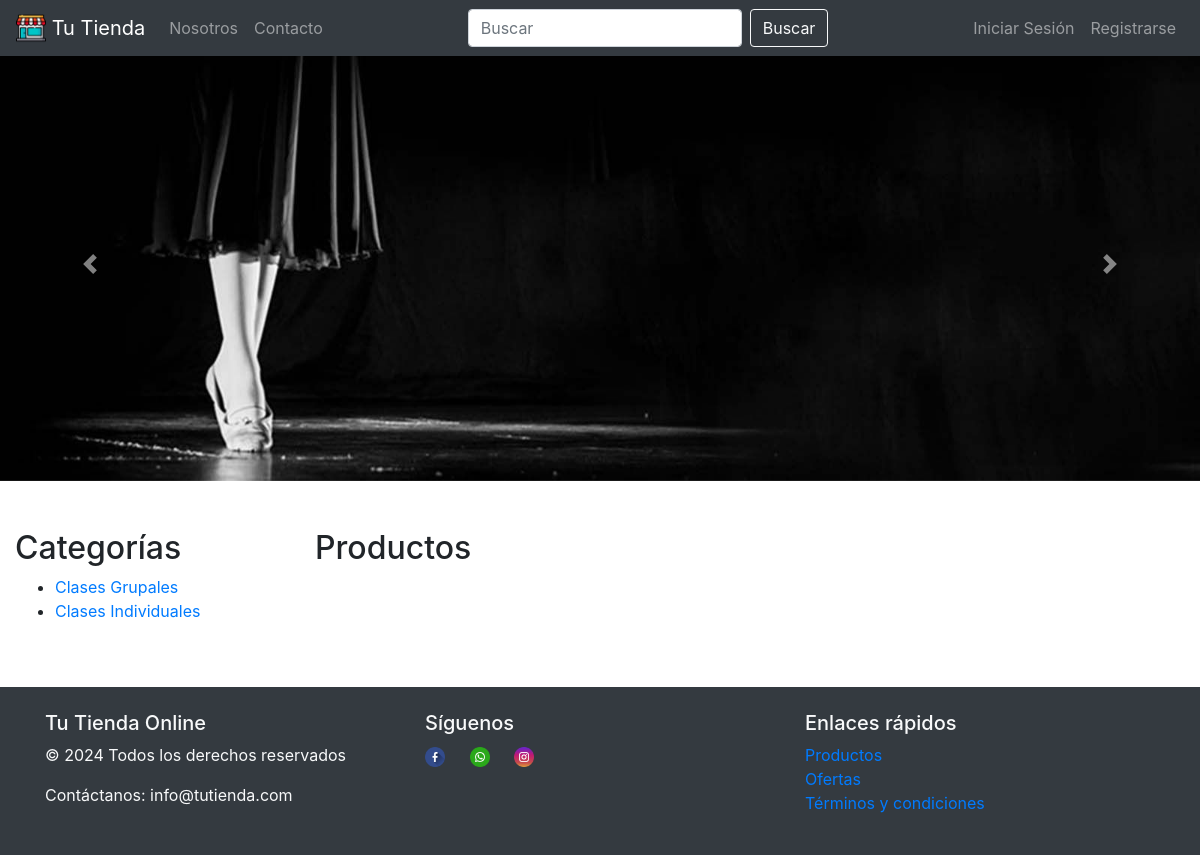
The app's page /, older data.
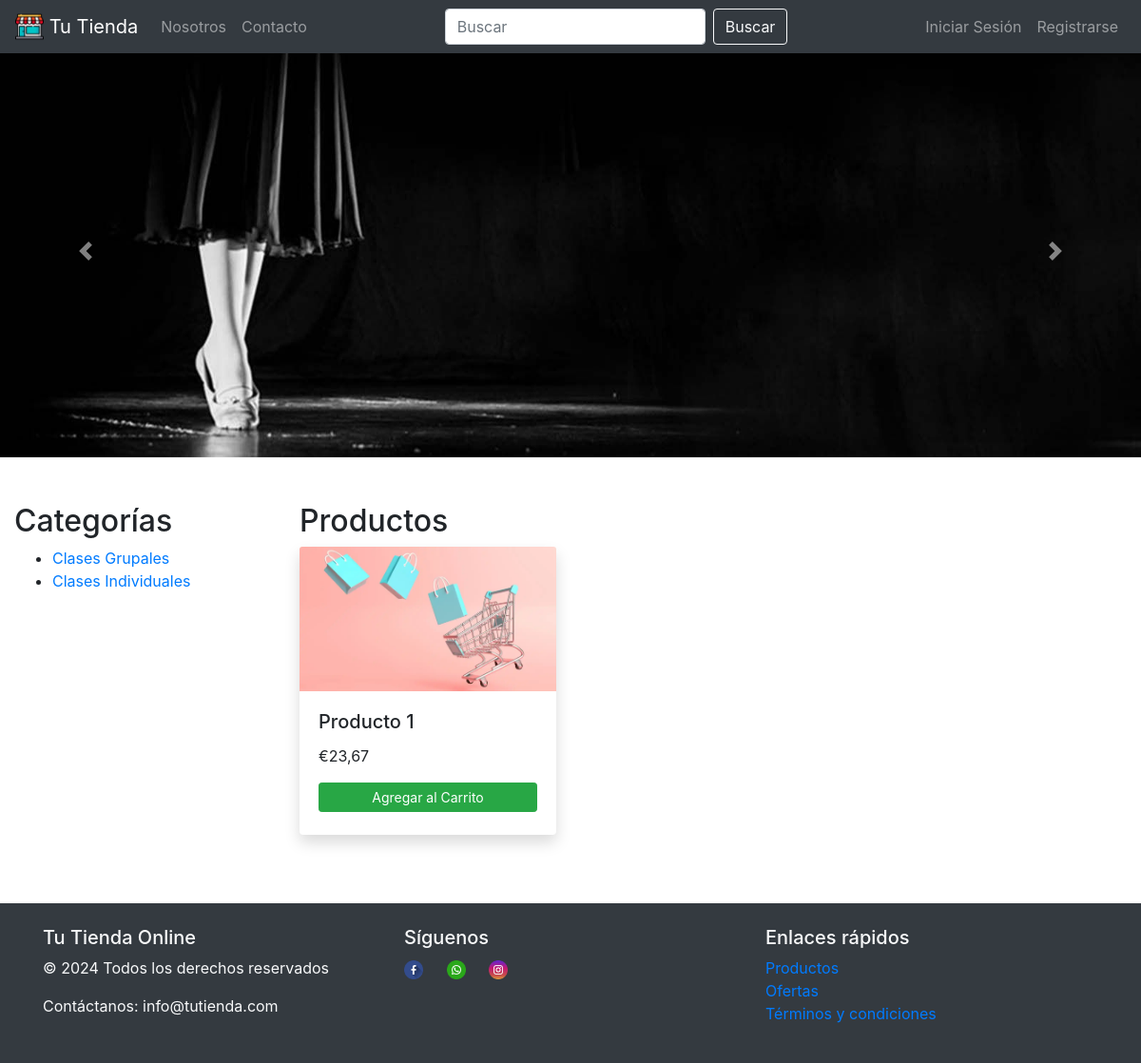
The same page, newer data.
### tienda/models.py (models this page shows, shortened)
class Producto(models.Model):
    nombre = models.CharField(max_length=100)
    precio = models.DecimalField(max_digits=10, decimal_places=2)
    descripcion = models.TextField()
    imagen = models.ImageField(upload_to="productos/", null=True, blank=True)

### tienda/views.py (the view)
# urls.py: path("", index, name="index"),
def index(request):
    productos = (
        Producto.objects.all()
    )  # Recupera todos los productos de la base de datos
    return render(request, "index.html", {"productos": productos})

### tienda/context_processors.py (called while the page is built)
def items_carrito(request):
    carrito = None
    creado = False
    if request.user.is_authenticated:
        carrito, creado = Carrito.objects.get_or_create(usuario=request.user)
    total_items_carrito = (
        carrito.itemcarrito_set.aggregate(Sum("cantidad"))["cantidad__sum"]
        if carrito
        else 0
    )
    return {
        "items_carrito": carrito.itemcarrito_set.all() if carrito else [],
        "carrito": carrito,
        "creado": creado,
        "total_items_carrito": total_items_carrito,
    }

### tienda/templates/index.html (shortened to what this page needs)
{% extends "base.html" %} {% load static %} {% block contenido%}
<div id="imagenCarousel" class="carousel slide" data-ride="carousel">
  <div class="carousel-inner">
    <div class="carousel-item active">
      <img
        src="{% static 'images/carrusel2.jpg' %}"
        class="d-block w-100"
        alt="Imagen 1"
      />
    </div>
  </div>
  <a
    class="carousel-control-prev"
    href="#imagenCarousel"
    role="button"
    data-slide="prev"
  >
    <span class="carousel-control-prev-icon" aria-hidden="true"></span>
  </a>
  <a
    class="carousel-control-next"
    href="#imagenCarousel"
    role="button"
    data-slide="next"
  >
    <span class="carousel-control-next-icon" aria-hidden="true"></span>
  </a>
</div>
<div class="container-fluid mt-5">
  <div class="row">
    <div class="col-md-3">
      <h2>Categorías</h2>
      <ul>
        <li><a href="#">Clases Grupales</a></li>
        <li><a href="#">Clases Individuales</a></li>
      </ul>
    </div>
    <div class="col-md-9">
      <h2>Productos</h2>
      <div class="row">
        {% for producto in productos%}
        <div class="col-md-4 mb-4">
          <div
            class="card h-100 border-0 shadow rounded"
            style="background-color: #ffffff"
          >
            <a href="{% url 'producto' producto_id=producto.id %}">
              <img
                src="{{ producto.imagen.url }}"
                alt="{{ producto.nombre }}"
                class="card-img-top"
              />
            </a>
            <div class="card-body">
              <h5 class="card-title">{{producto.nombre}}</h5>
              <p class="card-text">€{{producto.precio}}</p>
              <form method="post" action="{% url 'agregar_carrito' %}">
                <button
                  type="submit"
                  class="btn btn-success btn-block btn-sm mb-1"
                >
                  Agregar al Carrito
                </button>
              </form>
            </div>
          </div>
        </div>
        {%endfor%}
        <div class="col-md-4 mb-4">
        </div>
      </div>
    </div>
  </div>
</div>
{% endblock %}

Row changes from the older to the newer data that the page shows:
added Producto: imagen (picture), nombre "Producto 1", precio "23,67"
